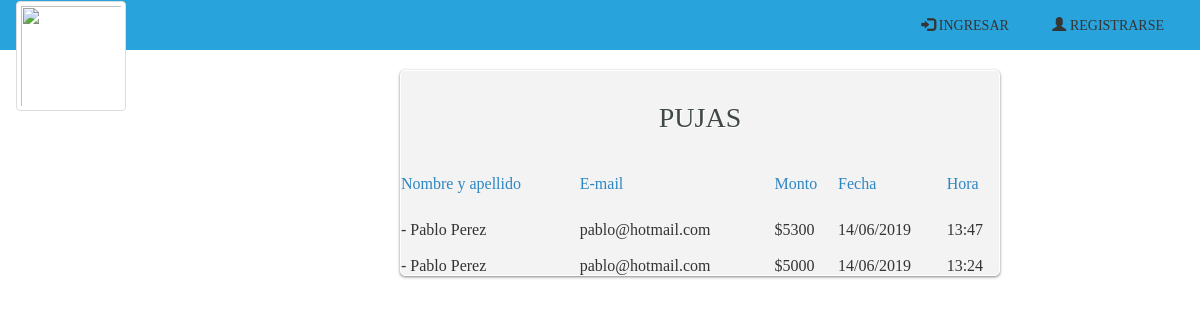
The page /listaPujas.php?sub=5 on the database its author committed.
### tables this page shows
CREATE TABLE `puja` (
  `idPuja` int(11) NOT NULL,
  `idPersona` int(11) NOT NULL,
  `idSubasta` int(11) NOT NULL,
  `cantidad` decimal(10,0) UNSIGNED NOT NULL,
  `fecha` datetime NOT NULL
);

CREATE TABLE `persona` (
  `IdPersona` int(11) NOT NULL,
  `dni` int(8) NOT NULL,
  `nombre` varchar(50) NOT NULL,
  `apellido` varchar(50) NOT NULL,
  `telefono` int(30) NOT NULL,
  `email` varchar(45) NOT NULL,
  `clave` varchar(11) NOT NULL,
  `tipoU` varchar(11) DEFAULT NULL,
  `rol` int(3) DEFAULT NULL,
  `credito` int(2) DEFAULT NULL,
  `ciudad` varchar(45) NOT NULL,
  `fechaNacimiento` datetime NOT NULL,
  `idTarjeta` int(11) NOT NULL,
  `fechaRegistro` datetime NOT NULL,
  `fechaModificacion` datetime NOT NULL
);

### listaPujas.php (the view, shortened to what this page needs)
<html>
	<head>
<?php
		include("cabecera.php");
?>
<?php
$con=conectar();
$subasta=$_GET['sub'];
$var_consulta= "SELECT idPersona, cantidad, fecha FROM puja WHERE idSubasta=$subasta ORDER BY cantidad DESC";
   $result = mysqli_query($con, $var_consulta);
   $num=mysqli_num_rows($result);
if ($num==0) {
  echo"<h4>NO HAY PUJAS</h4>";
 }
else{
?>
	</head>
	<body>
		<div id="wrapper" style="margin-left: 400px;margin-top: 0px;">
			<form name="formulario" class="login-form" style="width:600px;">
				<div class="header">
					<h1>  PUJAS</h1>
				</div>
					 <table  style="width:600px;">
					 	<?php $primero = "Nombre y apellido";
                              $segundo="E-mail";
                              $tercero="Monto";
                              $cuarto="Fecha";
                               $quinto="Hora";
                               $color = "#2E86C1";
  ?>
 <tr>
  <td><?php echo "<p><font color='".$color."'>".$primero."</font></p>";  ?> </td>
  <td ><?php echo "<p><font color='".$color."'>".$segundo."</font></p>";  ?></td>
  <td ><?php echo "<p><font color='".$color."'>".$tercero."</font></p>";  ?> </td>
  <td ><?php echo "<p><font color='".$color."'>".$cuarto."</font></p>";  ?></td>
  <td ><?php echo "<p><font color='".$color."'>".$quinto."</font></p>";  ?> </td>
 </tr>
                    <?php
                    $i=1;
                    while ($row = mysqli_fetch_array($result)){
                      $var_consulta2= "SELECT apellido, nombre, email FROM persona WHERE idPersona=$row[0]";
                         $result2 = mysqli_query($con, $var_consulta2);
                         $row2 = mysqli_fetch_array($result2); ?>
                         <tr>
                             <td> <br><?php echo "- $row2[1] $row2[0]" ; ?> </td>
                              <td> <br><?php echo "$row2[2]"; ?> </td>
                                <td><br><?php echo "$$row[1]"; ?> </td>
                                 <td> <br><?php echo "".date('d/m/Y', strtotime($row['fecha'])).""; ?> </td>
                                <td> <br><?php echo "".date('H:i', strtotime($row['fecha'])).""; ?> </td>
                          </tr>
                     <?php
                     $i=$i + 1;  }
                    ?>
</table>
			</form>
			<?php } ?>
		</div>
	</body>
</html>

### css/estilos.css (style rules this page uses)
body { background-color:#ffffff ; font-family:'Bree Serif', serif; }
.login-form { width: 410px; margin: auto; position: relative; background: #f3f3f3; border: 1px solid #fff; border-radius: 5px; box-shadow: 0 1px 3px rgba(0,0,0,0.5); -moz-box-shadow: 0 1px 3px rgba(0,0,0,0.5); -webkit-box-shadow: 0 1px 3px rgba(0,0,0,0.5); }
#wrapper { width: 410px; height: 400px; margin: 70px auto; }
#wrapper h1 { text-align: center; }
.login-form .header { padding: 10px 30px 30px 30px; }
.login-form .header h1 { font-family: 'Bree Serif', serif; font-weight: 300; font-size: 28px; line-height:34px; color: #414848; text-shadow: 1px 1px 0 rgba(256,256,256,1.0); margin-bottom: 10px; }

### rows shown on the page
puja: idPersona.nombre "Pablo", idPersona.apellido "Perez", idPersona.email "pablo@hotmail.com", cantidad "5300", fecha "14/06/2019", fecha "13:47"
puja: idPersona.nombre "Pablo", idPersona.apellido "Perez", idPersona.email "pablo@hotmail.com", cantidad "5000", fecha "14/06/2019", fecha "13:24"

### other values the page prints
$primero "Nombre y apellido"
$segundo "E-mail"
$tercero "Monto"
$cuarto "Fecha"
$quinto "Hora"
